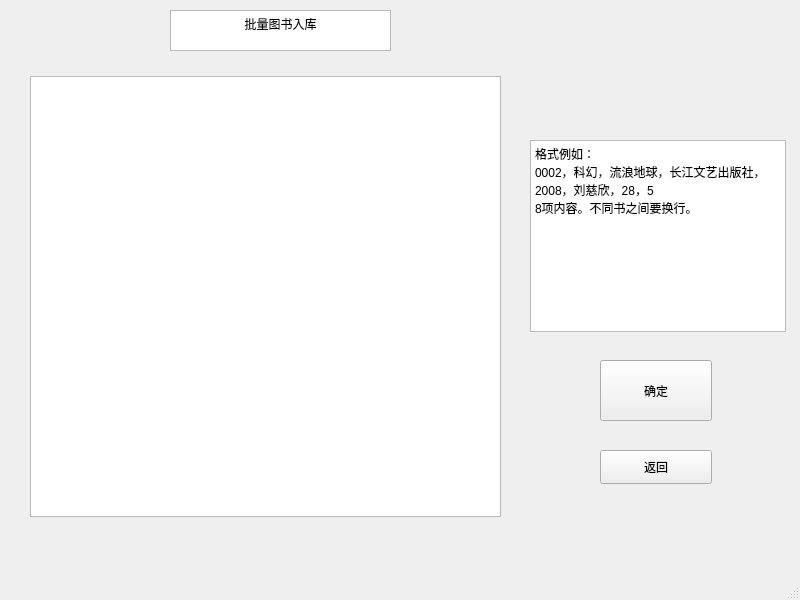
<?xml version="1.0" encoding="UTF-8"?>
<ui version="4.0">
 <class>addbooks</class>
 <widget class="QMainWindow" name="addbooks">
  <property name="geometry">
   <rect>
    <x>0</x>
    <y>0</y>
    <width>800</width>
    <height>600</height>
   </rect>
  </property>
  <property name="windowTitle">
   <string>MainWindow</string>
  </property>
  <widget class="QWidget" name="centralwidget">
   <widget class="QTextBrowser" name="textBrowser">
    <property name="geometry">
     <rect>
      <x>170</x>
      <y>10</y>
      <width>221</width>
      <height>41</height>
     </rect>
    </property>
    <property name="html">
     <string>&lt;!DOCTYPE HTML PUBLIC &quot;-//W3C//DTD HTML 4.0//EN&quot; &quot;http://www.w3.org/TR/REC-html40/strict.dtd&quot;&gt;
&lt;html&gt;&lt;head&gt;&lt;meta name=&quot;qrichtext&quot; content=&quot;1&quot; /&gt;&lt;style type=&quot;text/css&quot;&gt;
p, li { white-space: pre-wrap; }
&lt;/style&gt;&lt;/head&gt;&lt;body style=&quot; font-family:'SimSun'; font-size:9pt; font-weight:400; font-style:normal;&quot;&gt;
&lt;p align=&quot;center&quot; style=&quot; margin-top:0px; margin-bottom:0px; margin-left:0px; margin-right:0px; -qt-block-indent:0; text-indent:0px;&quot;&gt;批量图书入库&lt;/p&gt;&lt;/body&gt;&lt;/html&gt;</string>
    </property>
   </widget>
   <widget class="QTextBrowser" name="textBrowser_2">
    <property name="geometry">
     <rect>
      <x>530</x>
      <y>140</y>
      <width>256</width>
      <height>192</height>
     </rect>
    </property>
    <property name="html">
     <string>&lt;!DOCTYPE HTML PUBLIC &quot;-//W3C//DTD HTML 4.0//EN&quot; &quot;http://www.w3.org/TR/REC-html40/strict.dtd&quot;&gt;
&lt;html&gt;&lt;head&gt;&lt;meta name=&quot;qrichtext&quot; content=&quot;1&quot; /&gt;&lt;style type=&quot;text/css&quot;&gt;
p, li { white-space: pre-wrap; }
&lt;/style&gt;&lt;/head&gt;&lt;body style=&quot; font-family:'SimSun'; font-size:9pt; font-weight:400; font-style:normal;&quot;&gt;
&lt;p style=&quot; margin-top:0px; margin-bottom:0px; margin-left:0px; margin-right:0px; -qt-block-indent:0; text-indent:0px;&quot;&gt;格式例如：&lt;/p&gt;
&lt;p style=&quot; margin-top:0px; margin-bottom:0px; margin-left:0px; margin-right:0px; -qt-block-indent:0; text-indent:0px;&quot;&gt;0002，科幻，流浪地球，长江文艺出版社，2008，刘慈欣，28，5&lt;/p&gt;
&lt;p style=&quot; margin-top:0px; margin-bottom:0px; margin-left:0px; margin-right:0px; -qt-block-indent:0; text-indent:0px;&quot;&gt;8项内容。不同书之间要换行。&lt;/p&gt;&lt;/body&gt;&lt;/html&gt;</string>
    </property>
   </widget>
   <widget class="QTextEdit" name="word1">
    <property name="geometry">
     <rect>
      <x>30</x>
      <y>76</y>
      <width>471</width>
      <height>441</height>
     </rect>
    </property>
   </widget>
   <widget class="QPushButton" name="pushButton">
    <property name="geometry">
     <rect>
      <x>600</x>
      <y>360</y>
      <width>112</width>
      <height>61</height>
     </rect>
    </property>
    <property name="text">
     <string>确定</string>
    </property>
   </widget>
   <widget class="QPushButton" name="pushButton_2">
    <property name="geometry">
     <rect>
      <x>600</x>
      <y>450</y>
      <width>112</width>
      <height>34</height>
     </rect>
    </property>
    <property name="text">
     <string>返回</string>
    </property>
   </widget>
  </widget>
  <widget class="QMenuBar" name="menubar">
   <property name="geometry">
    <rect>
     <x>0</x>
     <y>0</y>
     <width>800</width>
     <height>30</height>
    </rect>
   </property>
  </widget>
  <widget class="QStatusBar" name="statusbar"/>
 </widget>
 <resources/>
 <connections/>
</ui>
